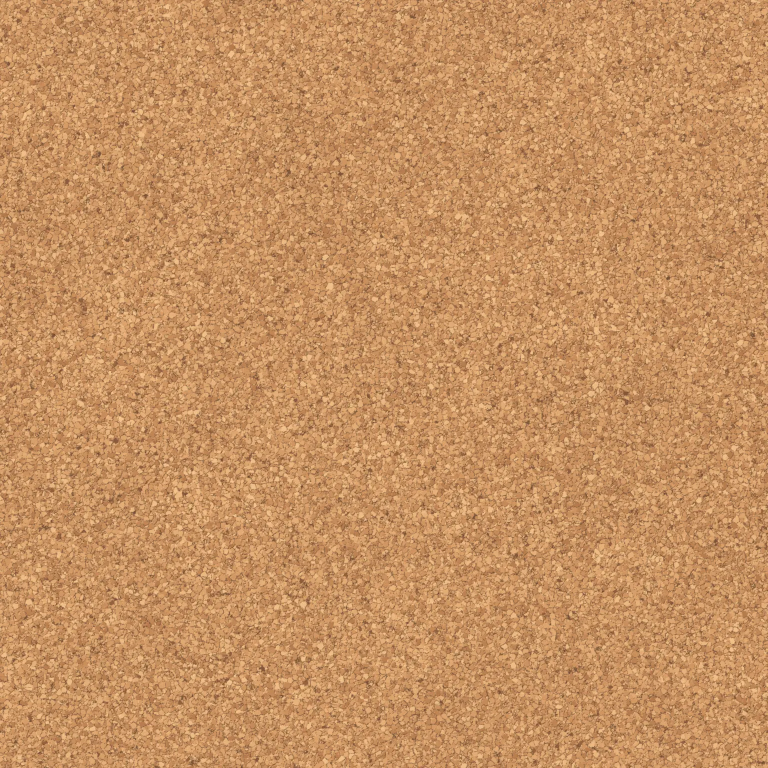
#> input picture server/admin/cork-tile.webp, 1536 x 1536 px, found by its file name (shown at 1/2 size)
$ python preview_sprites.py
#> lines starting #> are read from the running program, lines starting #| are printed output that depends on the picture
"""Make a one-to-one display-scale proof of the Blender sprites on cork/photo."""

from pathlib import Path

from PIL import Image, ImageOps


ROOT = Path(__file__).resolve().parents[1]
ART = ROOT / "src" / "assets"
OUT = ROOT / "art" / "renders" / "proof.png"


def paste_sprite(board, name, width, center, angle=0):
    sprite = Image.open(ART / name).convert("RGBA")
    sprite = sprite.resize((width, round(sprite.height * width / sprite.width)), Image.Resampling.LANCZOS)
    if angle:
        sprite = sprite.rotate(angle, expand=True, resample=Image.Resampling.BICUBIC)
    board.alpha_composite(sprite, (round(center[0] - sprite.width / 2),
                                   round(center[1] - sprite.height / 2)))


def main():
    OUT.parent.mkdir(parents=True, exist_ok=True)
    cork = Image.open(ART / "cork-tile.webp").convert("RGBA")
    board = cork.resize((900, 900), Image.Resampling.LANCZOS).crop((0, 0, 900, 620))
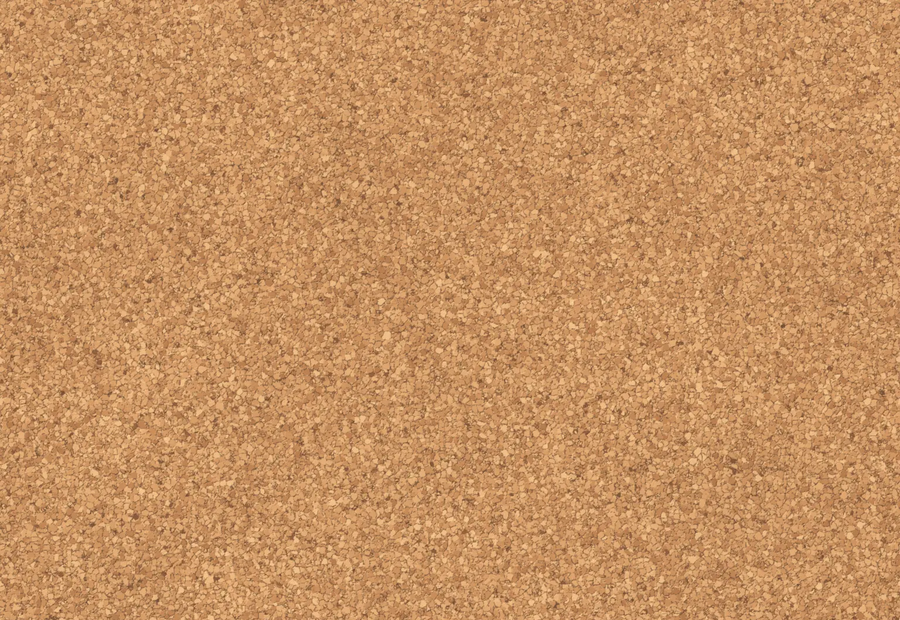
#> board: PIL image 900x620 RGBA; mean R, G, B, A 198, 145.3, 97, 255
    photo = ImageOps.fit(
        Image.open(ROOT / "public" / "media" / "first-frames" / "last-swing-640.webp"),
        (450, 300), method=Image.Resampling.LANCZOS).convert("RGBA")
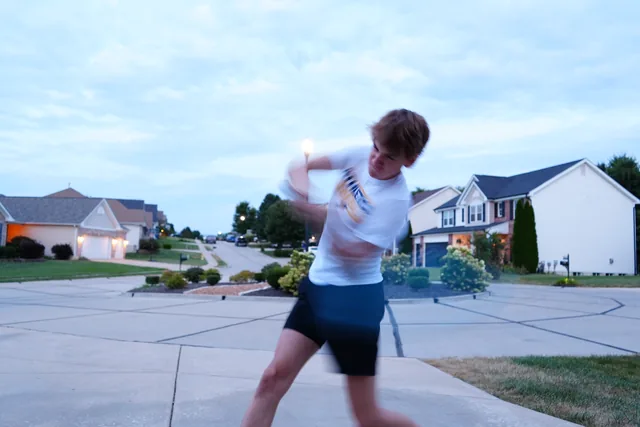
#> input picture media/first-frames/last-swing-640.webp, 640 x 427 px, found by its file name
    board.alpha_composite(Image.new("RGBA", (465, 315), (46, 25, 10, 80)), (227, 142))
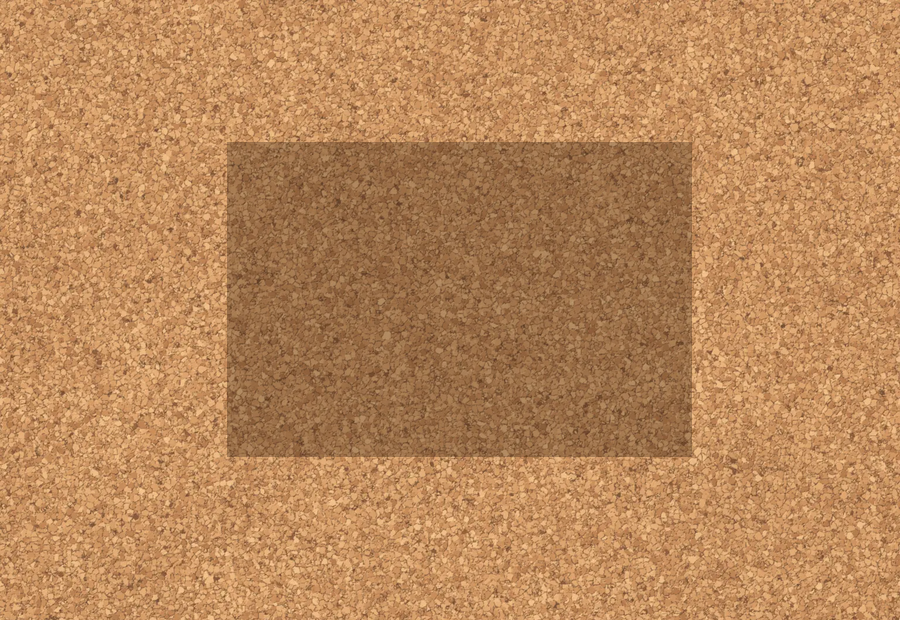
#> board: PIL image 900x620 RGBA; mean R, G, B, A 185.5, 135.4, 89.9, 255
    board.alpha_composite(photo, (218, 130))
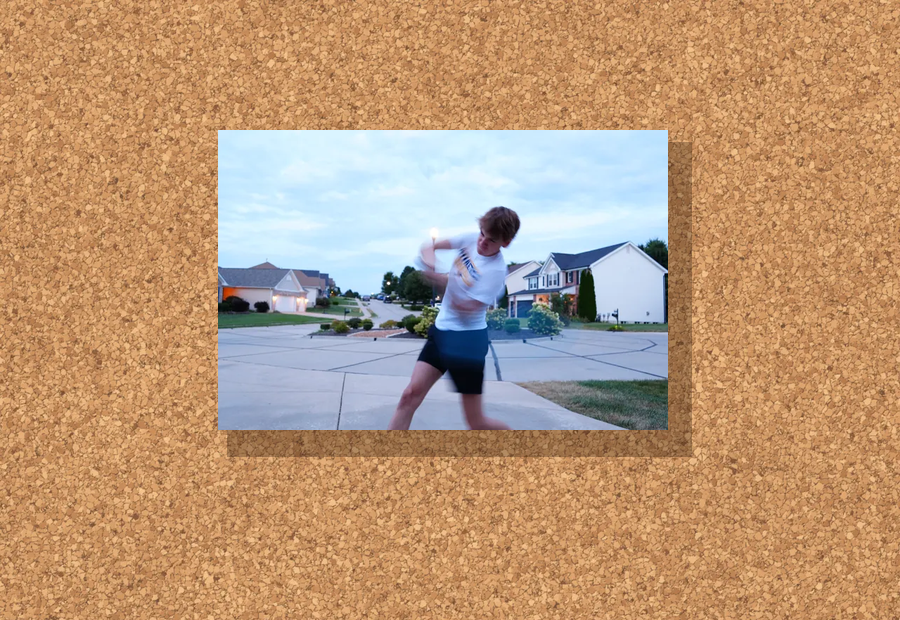
#> board: PIL image 900x620 RGBA; mean R, G, B, A 187, 152.4, 121.3, 255
    paste_sprite(board, "tape/tape-1.webp", 145, (444, 130))
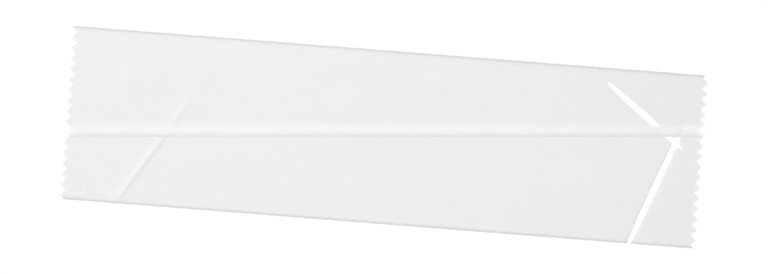
#> input picture src/assets/tape/tape-1.webp, 768 x 274 px
#> in paste_sprite, sprite is the input picture: PIL image 768x274 RGBA; mean R, G, B, A 118, 115.3, 113.7, 41
    paste_sprite(board, "tape/tape-corner-1.webp", 65, (228, 140), 45)
    paste_sprite(board, "tape/tape-corner-2.webp", 65, (656, 145), -45)
    paste_sprite(board, "tape/tape-corner-2.webp", 65, (227, 425), -45)
    paste_sprite(board, "tape/tape-corner-1.webp", 65, (657, 425), 45)
    paste_sprite(board, "pins/pin-red-1.webp", 55, (244, 155))
    paste_sprite(board, "pins/pin-ivory-2.webp", 55, (635, 155))
    paste_sprite(board, "pins/pin-graphite-3.webp", 55, (360, 390))
    board.convert("RGB").save(OUT)
    print(OUT)


if __name__ == "__main__":
#> (the run stopped early here; a loop or call above may not have finished)
